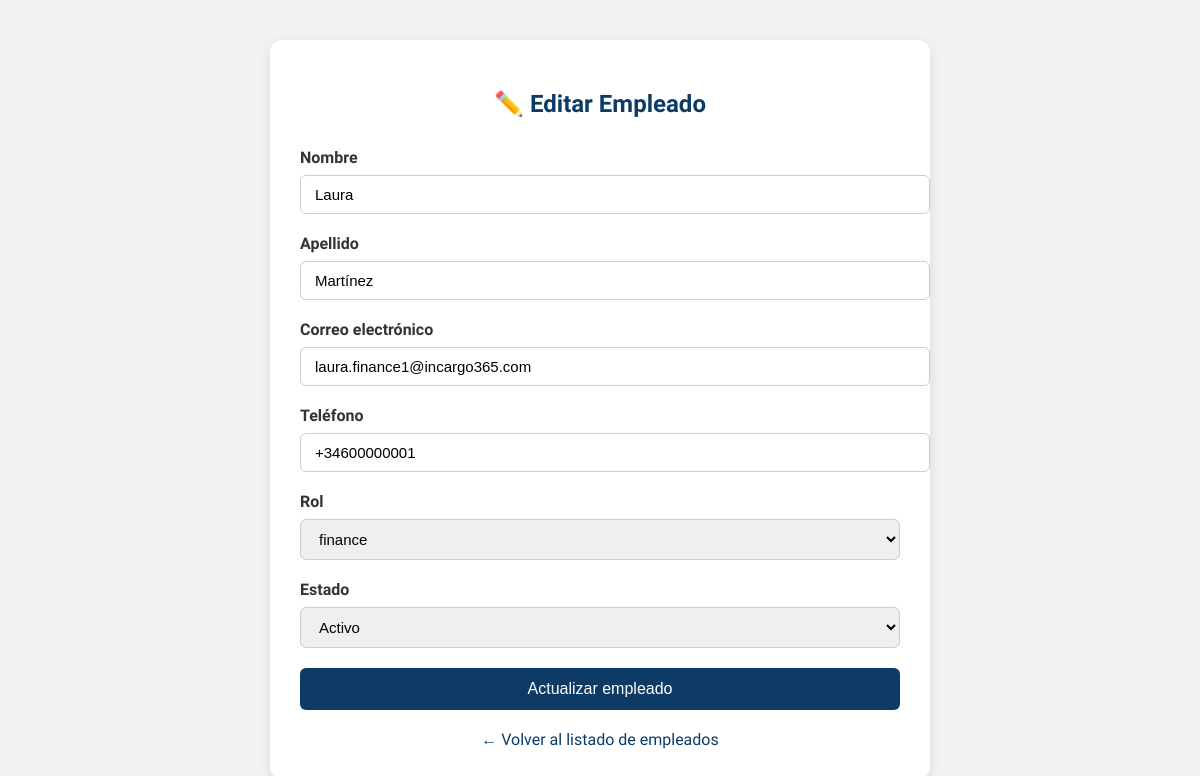
/area-clientes/owner/employee_edit.php?id=13 (signed in), run on the app's committed database.
### tables this page shows
CREATE TABLE `employee` (
  `employee_id` int NOT NULL AUTO_INCREMENT,
  `name` varchar(100) NOT NULL,
  `surname` varchar(100) NOT NULL,
  `email` varchar(100) NOT NULL,
  `password_hash` varchar(255) NOT NULL,
  `phone` varchar(20) DEFAULT NULL,
  `rolID` int DEFAULT NULL,
  `warehouseID` int DEFAULT NULL,
  `townID` int DEFAULT NULL,
  `gender` enum('Male','Female','Other') DEFAULT NULL,
  `profile_picture` varchar(255) DEFAULT NULL,
  `status` enum('Active','Inactive') NOT NULL DEFAULT 'Active',
  `created_at` timestamp NULL DEFAULT CURRENT_TIMESTAMP,
  `updated_at` timestamp NULL DEFAULT CURRENT_TIMESTAMP ON UPDATE CURRENT_TIMESTAMP,
  `isactive` tinyint(1) DEFAULT '1',
  `last_login` timestamp NULL DEFAULT NULL,
  `fleetID` int DEFAULT NULL,
  PRIMARY KEY (`employee_id`),
  UNIQUE KEY `email` (`email`),
  KEY `rolID` (`rolID`),
  KEY `townID` (`townID`),
  KEY `fk_fleet_employee` (`fleetID`),
  CONSTRAINT `employee_ibfk_1` FOREIGN KEY (`rolID`) REFERENCES `rol` (`rolID`) ON DELETE SET NULL,
  CONSTRAINT `employee_ibfk_2` FOREIGN KEY (`townID`) REFERENCES `location` (`townID`) ON DELETE SET NULL,
  CONSTRAINT `fk_fleet_employee` FOREIGN KEY (`fleetID`) REFERENCES `fleet` (`fleetID`) ON DELETE SET NULL
);

CREATE TABLE `rol` (
  `rolID` int NOT NULL AUTO_INCREMENT,
  `role_name` enum('owner','finance','people','IT_Dev','IT_Tech','customer_service','warehouse','driver','client') NOT NULL,
  `can_view_any_ticket` tinyint(1) NOT NULL DEFAULT '0',
  `can_view_own_ticket` tinyint(1) NOT NULL DEFAULT '0',
  `can_create_ticket` tinyint(1) NOT NULL DEFAULT '0',
  `can_update_ticket` tinyint(1) NOT NULL DEFAULT '0',
  `can_delete_ticket` tinyint(1) NOT NULL DEFAULT '0',
  `can_add_message` tinyint(1) NOT NULL DEFAULT '0',
  PRIMARY KEY (`rolID`)
);

### area-clientes/owner/employee_edit.php (the view, shortened to what this page needs)
<?php
require_once __DIR__ . '/../db.php';
$id = $_GET['id'] ?? null;
$stmt = $pdo->prepare("SELECT * FROM employee WHERE employee_id = ?");
$stmt->execute([$id]);
$emp = $stmt->fetch();
$roles = $pdo->query("SELECT rolID, role_name FROM rol WHERE role_name != 'client'")->fetchAll();
?>
<!DOCTYPE html>
<html lang="es">
<head>
</head>
<body>
<div class="form-container">
    <h2>✏️ Editar Empleado</h2>
    <form method="post">
        <label for="name">Nombre</label>
        <input type="text" name="name" id="name" value="<?= htmlspecialchars($emp['name']) ?>" required>
        <label for="surname">Apellido</label>
        <input type="text" name="surname" id="surname" value="<?= htmlspecialchars($emp['surname']) ?>" required>
        <label for="email">Correo electrónico</label>
        <input type="email" name="email" id="email" value="<?= htmlspecialchars($emp['email']) ?>" required>
        <label for="phone">Teléfono</label>
        <input type="text" name="phone" id="phone" value="<?= htmlspecialchars($emp['phone']) ?>">
        <label for="rolID">Rol</label>
        <select name="rolID" id="rolID" required>
            <?php foreach ($roles as $role): ?>
                <option value="<?= $role['rolID'] ?>" <?= $role['rolID'] == $emp['rolID'] ? 'selected' : '' ?>>
                    <?= htmlspecialchars($role['role_name']) ?>
                </option>
            <?php endforeach; ?>
        </select>
        <label for="status">Estado</label>
        <select name="status" id="status">
            <option value="Active" <?= $emp['status'] === 'Active' ? 'selected' : '' ?>>Activo</option>
        </select>
        <button type="submit">Actualizar empleado</button>
    </form>
    <a href="employees.php" class="back-link">← Volver al listado de empleados</a>
</div>
</body>
</html>

### area-clientes/owner/employee_edit.php (style rules this page uses)
body { font-family: 'Segoe UI', sans-serif; background: #f2f2f2; margin: 0; padding: 40px; }
.form-container { max-width: 600px; margin: auto; background: white; padding: 30px; border-radius: 12px; box-shadow: 0 4px 12px rgba(0,0,0,0.1); }
h2 { text-align: center; color: #0d3b66; margin-bottom: 30px; }
label { display: block; margin-bottom: 8px; font-weight: 600; color: #333; }
input, select { width: 100%; padding: 10px 14px; margin-bottom: 20px; border: 1px solid #ccc; border-radius: 6px; font-size: 15px; }
button { width: 100%; padding: 12px; background-color: #0d3b66; color: white; border: none; border-radius: 6px; font-size: 16px; cursor: pointer; }
.back-link { display: block; text-align: center; margin-top: 20px; color: #0d3b66; text-decoration: none; }

### data on the page
employee: name "Laura", surname "Martínez", email "laura.finance1@incargo365.com", phone "+34600000001", rolID "finance", status "Activo"
